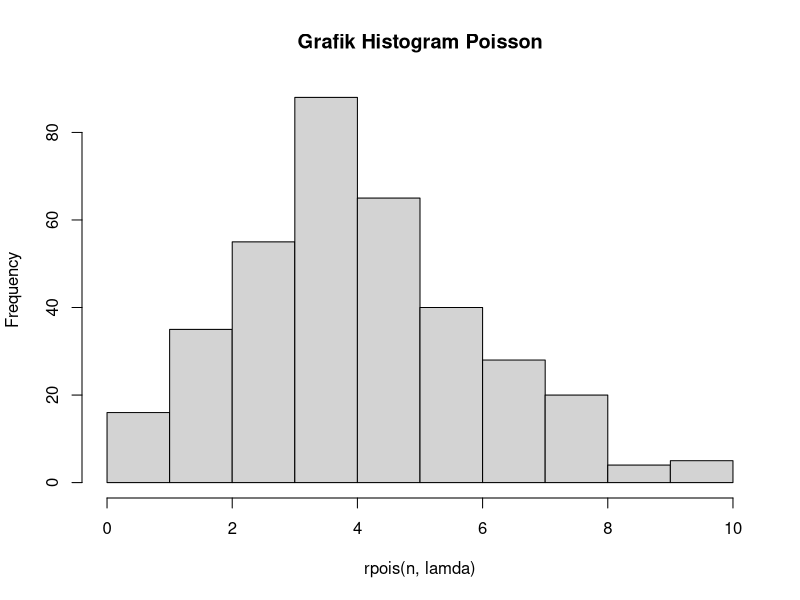

R code for this plot:
lamda = 4.5

#A
x = 6
peluang = dpois(x, lamda)
peluang

#B
n = 356
hist(rpois(n, lamda), main = "Grafik Histogram Poisson")

#Poin C

# Poin D
mean = var = lamda
mean
var